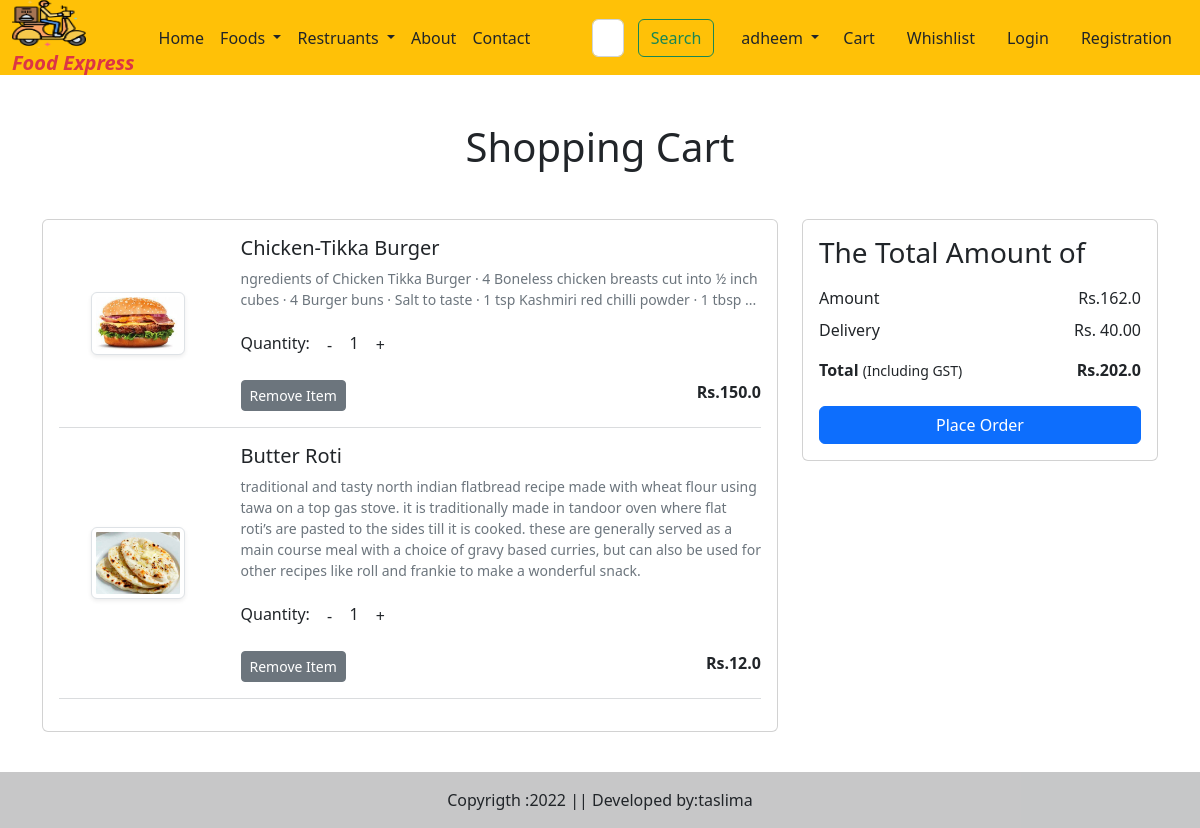
/cart (signed in), run on the app's committed database.
### myapp/models.py (models this page shows, shortened)
class Cart(models.Model):
    user=models.ForeignKey(User,on_delete=models.CASCADE)
    product=models.ForeignKey(Food,on_delete=models.CASCADE)
    product_qty=models.IntegerField(null=False,blank=False,default=1)

class Food(models.Model):
    CATEGORY_CHOICES=(
        ('bi','Biriyani'),
        ('pz','Pizza'),
        ('br','Burger'),
        ('sh','Shawarma'),
        ('ch','Chicken'),
        ('pr','Paratha'),
        ('sw','Sandwich'),
        ('ds','Dosa'),
        ('fr','Fried Rice'),
        ('nd','Noodles'),
        ('md','Mandhi'),
    )
    name=models.CharField(max_length=50)
    category=models.CharField(choices=CATEGORY_CHOICES,max_length=2)
    description=models.TextField()
    active=models.BooleanField()
    price=models.FloatField()
    discount_price=models.FloatField()
    is_veg=models.BooleanField()
    food_image=models.ImageField(upload_to='Dishes')

### myapp/views.py (the view)
# urls.py: path('cart',views.show_cart,name='cart'),
def show_cart(request):
   user=request.user
   cart=Cart.objects.filter(user=user)
   amount=0
   for p in cart:
       value = p.product_qty * p.product.discount_price
       amount= amount + value
       totalamount= amount + 40
   return render(request,'addtocart.html',locals())

### myapp/templates/addtocart.html (shortened to what this page needs)
{% extends 'base.html' %}
{% load static %}
{% block main-content %}
<div class="container my-5">
    <div class="row">
        {% if cart %}
        <h1 class="text-center mb-5">Shopping Cart</h1>
        <div class="col-sm-8">
            <div class="card">
                <div class="card-body">
                    {% for item in cart %}
                    <div class="row product-data">
                        <div class="col-sm-3 text-center align-self-center">
                            <img src="{{item.product.food_image.url }}"  class="img-fluid img-thumbnail shadow-sm" height="150" width="150">
                        </div>
                        <div class="col-sm-9">
                            <div>
                <h5>{{item.product.name}}</h5>
                <p class="mb-2 text-muted small">{{item.product.description}}</p>
                <div class="my-3">
                    <label for="quantity">Quantity:</label>
                      <a class="minus-cart btn" pid={{item.product.id}}>-</a>
                      <span id="quantity">{{item.product_qty}}</span>
                      <a class="plus-cart btn" pid={{item.product.id}}>+</a>
                    </div>
                    <div class="d-flex justify-content-between">
                        <a href="{% url 'removeitem' item.product.id %}" class="remove-card btn btn-sm btn-secondary mr-3" pid={{item.product.id}}>Remove Item</a>
                        <p class="mb-0">
                            <span><strong>Rs.{{item.product.discount_price}}</strong></span>
                        </p>
                    </div>
                </div>
                        </div>
                    </div>
                    <hr class="text-muted">
                    {% endfor %}
                </div>
            </div>
        </div>
   <div class="col-sm-4">
    <div class="card">
        <div class="card-body">
            <h3>The Total Amount of</h3>
            <ul class="list-group">
                <li class="list-group-item d-flex justify-content-between align-items-center border-0 px-0 pb-0">Amount <span id="amount">Rs.{{amount}}</span></li>
                <li class="list-group-item d-flex justify-content-between align-items-center border-0 px-0">Delivery <span>Rs. 40.00</span></li>
                <li class="list-group-item d-flex justify-content-between align-items-center border-0 px-0 mb-3">
                    <div>
                        <strong>Total</strong>
                        <small>(Including GST)</small>
                    </div>
                    <span id="totalamount"><strong>Rs.{{totalamount}}</strong></span>
                </li>
            </ul>
            <div class="d-grid"><a href="{% url 'checkout' %}" class="btn btn-primary">Place Order</a></div>
        </div>
    </div>
   </div>
{% else %}
<h1 class="text-center mb-5">Cart is Empty</h1>
{% endif %}
</div>
</div>
{% endblock main-content %}

### myapp/templates/base.html (shortened to what this page needs)
<!DOCTYPE html>
{% load static %}
<html lang="en">
<head>
    <link href="https://cdn.jsdelivr.net/npm/bootstrap@5.2.3/dist/css/bootstrap.min.css" rel="stylesheet">
    <link rel="stylesheet" href="{% static 'css/owl.carousel.min.css' %}">
    <link rel="stylesheet" href="{% static 'css/all.min.css' %}">
    <link rel="stylesheet" href="{% static 'css/style.css' %}">
</head>
<body>
    <nav class="navbar navbar-expand-lg bg-warning ">
        <div class="container-fluid">
          <a class="navbar-brand" href="#">
            <img src="{% static '/images/logo.png' %}" width="70" height="50"><br>
           <span class="text-danger lh-1 fs-8 text fst-italic fw-bold" > Food Express</span>
          </a>
          <div class="collapse navbar-collapse" id="navbarSupportedContent">
            <ul class="navbar-nav me-auto mb-2 mb-lg-0">
              <li class="nav-item">
                <a class="nav-link text-dark active" aria-current="page" href="/">Home</a>
              </li>
              <li class="nav-item dropdown">
                <a class="nav-link dropdown-toggle text-dark" href="#" role="button" data-bs-toggle="dropdown" aria-expanded="false">
               Foods
                </a>
              </li>
              <li class="nav-item dropdown">
                <a class="nav-link dropdown-toggle text-dark" href="#" role="button" data-bs-toggle="dropdown" aria-expanded="false">
               Restruants
                </a>
              </li>
              <li class="nav-item">
                <a class="nav-link text-dark" href="{% url 'about' %}">About</a>
              </li>
              <li class="nav-item">
                <a class="nav-link text-dark" href="{% url 'contact' %}">Contact</a>
              </li>
            </ul>
            <form class="d-flex" role="search">
              <input class="form-control me-2" type="search" placeholder="Search" aria-label="Search">
              <button class="btn btn-outline-success" type="submit">Search</button>
            </form>
          </div>
          <ul class="navbar-nav me-auto mb-2 mb-lg-0">
            <li class="nav-item dropdown">
              <a class="nav-link dropdown-toggle text-dark" id="profileDropdown" href="#" role="button" data-bs-toggle="dropdown" aria-expanded="false">
          {{request.user}}
              </a>
            </li>
            <li class="nav-item mx-2">
              <a href="{% url 'cart'  %}" class="nav-link text-dark">Cart</a>
            </li>
            <li class="nav-item mx-2">
              <a href="#" class="nav-link text-dark">Whishlist</a>
            </li>
            <li class="nav-item mx-2">
              <a href="{% url 'login' %}" class="nav-link text-dark">Login</a>
            </li>
            <li class="nav-item mx-2">
              <a href="{% url 'customer-registration' %}" class="nav-link text-dark">Registration</a>
            </li>
          </ul>
        </div>
      </nav>
 {% block main-content %}{% endblock main-content %}
 <br>
 <br>
 <footer  class="bg-light text-center text-lg-start fixed-bottom" >
  <div class="text-center p-3" style="background-color: rgba(0, 0, 0, 0.2);">
    Copyrigth :2022 || Developed by:taslima
  </div>
 </footer>
</body>
</html>

### myapp/static/css/style.css (style rules this page uses)
img, svg { vertical-align: middle; width: 60%; }
button, input, optgroup, select, textarea { margin: 19px; font-family: inherit; font-size: inherit; line-height: inherit; margin-left: 54px; padding: 8px; border-radius: 6px; flex-flow: wrap; }

### myapp/templates/base.html (style rules this page uses)
.bg-warning { height: 75px; }
.me-2 { margin-right: -2.5rem!important; }

### data on the page
Cart: product.food_image (picture), product.name "Chicken-Tikka Burger", product.description "ngredients of Chicken Tikka Burger · 4 Boneless chicken breasts cut into ½ inch cubes · 4 Burger buns · Salt to taste · 1 tsp Kashmiri red chilli powder · 1 tbsp ...", product_qty "1", product.discount_price "150.0"
Cart: product.food_image (picture), product.name "Butter Roti", product.description "traditional and tasty north indian flatbread recipe made with wheat flour using tawa on a top gas stove. it is traditionally made in tandoor oven where flat roti’s are pasted to the sides till it is cooked. these are generally served as a main course meal with a choice of gravy based curries, but can also be used for other recipes like roll and frankie to make a wonderful snack.", product_qty "1", product.discount_price "12.0"

### other printed values
{{ request.user }} "adheem"
{{ amount }} "162.0"
{{ totalamount }} "202.0"
